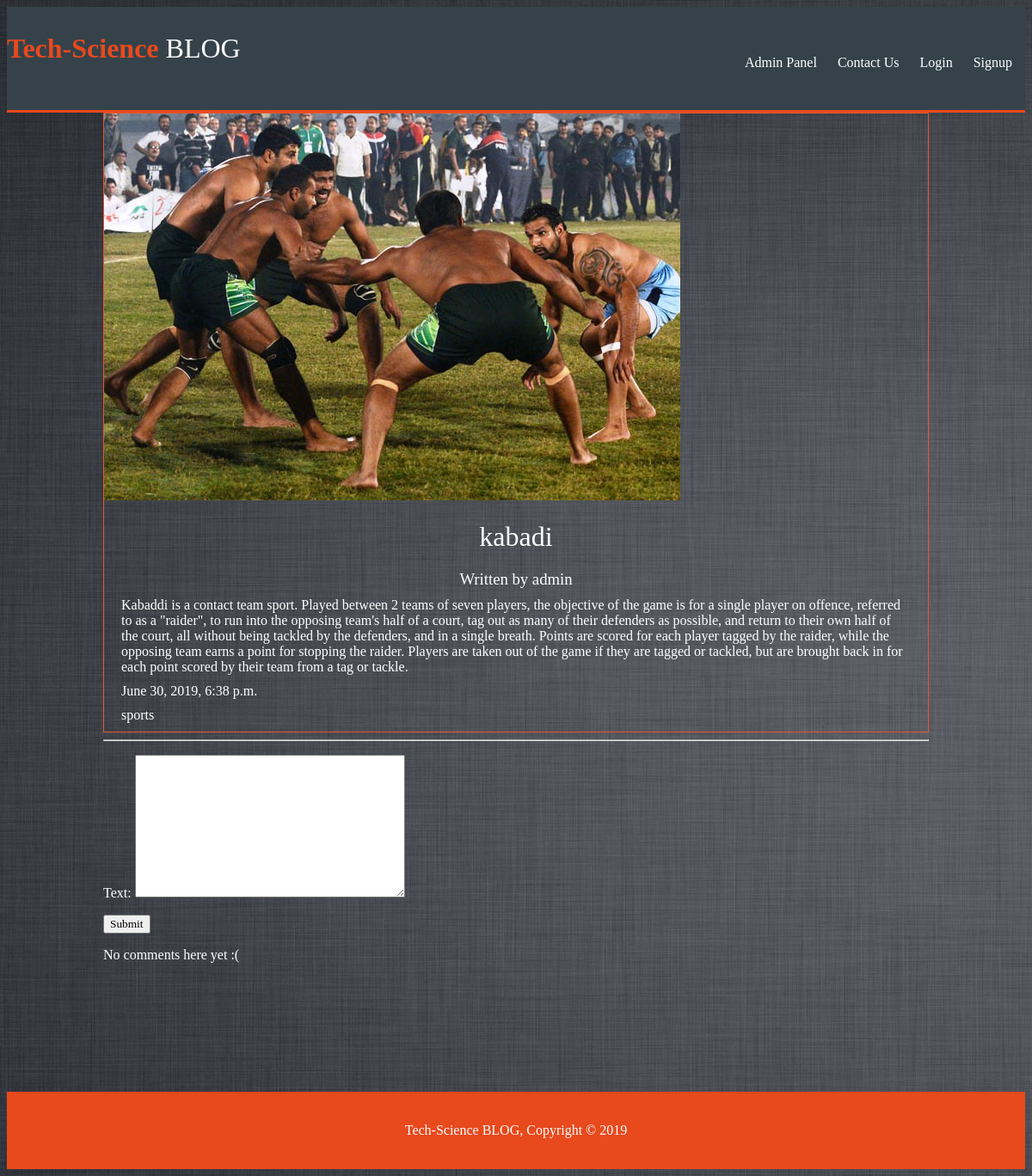
/articles/kabadi/, run on the app's committed database.
### articles/models.py (models this page shows, shortened)
class Article(models.Model):
    title = models.CharField(max_length=100)
    slug = models.SlugField()
    body = models.TextField()
    date = models.DateTimeField(auto_now_add=True)
    thumb = models.ImageField(default='default.png', blank=True)
    author = models.ForeignKey(User, on_delete=models.PROTECT, default=None)
    tags = TaggableManager()

### articles/views.py (the view)
# urls.py: url(r'^(?P<slug>[\w-]+)/$', views.article_detail, name="detail"),
def article_detail(request, slug):  # return HttpResponse(slug)
    post = get_object_or_404(Article, slug=slug)
    comments = Comment.objects.filter(post=post).order_by('.date')
    if request.method == 'POST':
        comment_form = CommentForm(request.POST or None)
        if comment_form.is_valid():
            text = request.POST.get('text')
            comment = Comment.objects.create(post=post, author=request.user.username, text=text)
            comment.save()
            return HttpResponseRedirect(request.path_info)
    else:
        comment_form = CommentForm()
        context={
            'article': post,
            'comments': comments,
            'comment_form': comment_form,
        }
        return  render(request, 'articles/article_detail.html', context)

### articles/forms.py
class CommentForm(forms.ModelForm):
    class Meta:
        model = Comment
        fields = ('text',)

### articles/templates/articles/article_detail.html (shortened to what this page needs)
{% extends 'base_layout.html' %}
{% block content %}
<div class="article-detail">
    <div class="article">
        <img src="{{ article.thumb.url }}" />
        <h2>{{ article.title }}</h2>
        <h3>Written by {{ article.author.username }}</h3>
        <p>{{ article.body }}</p>
        <p>{{ article.date }}</p>
        <p>{{article.tags.all|join:", "}}</p>
    </div>
</div>
<hr>
<form method="post">
  {{ comment_form.as_p }}
  <input type="submit" value="Submit" class="btn btn-outline.success">
</form>
{% for comment in article.comments.all %}
    <div class="comment">
        <div class="date">{{ comment.created_date }}</div>
        <strong>{{ comment.author }}</strong>
        <p>{{ comment.text|linebreaks }}</p>
    </div>
{% empty %}
    <p>No comments here yet :(</p>
{% endfor %}
{% endblock %}

### assets/styles.css (style rules this page uses)
body { background-color: #0f121f; background-image: url(/static/best.jpg); background-repeat-y: no-repeat; color: #fff; }
body * { font-family: Ubuntu; }
h1, h2, h3, h4, h5 { font-weight: normal; margin: 0; }
.article { padding: 10px; border: 1px solid #e8572f; position: relative; padding-bottom: 40px; }
.article h2 { font-size: 1.2em; }
.article-detail .article { padding: 0; }
.article-detail .article img { max-width: 100%; }
.article-detail .article h2 { text-align: center; margin: 20px auto; font-size: 2em }
.article-detail .article h3 { text-align: center; }
.article-detail .article p { margin: 10px 20px }

### data on the page
Article: thumb (picture), title "kabadi", author.username "admin", body "Kabaddi is a contact team sport. Played between 2 teams of seven players, the objective of the game is for a single player on offence, referred to as a \"raider\", to run into the opposing team's half of a court, tag out as many of their defenders as possible, and return to their own half of the court, all without being tackled by the defenders, and in a single breath. Points are scored for each player tagged by the raider, while the opposing team earns a point for stopping the raider. Players are taken out of the game if they are tagged or tackled, but are brought back in for each point scored by their team from a tag or tackle.", date "June 30, 2019, 6:38 p.m.", tags.all "sports"
